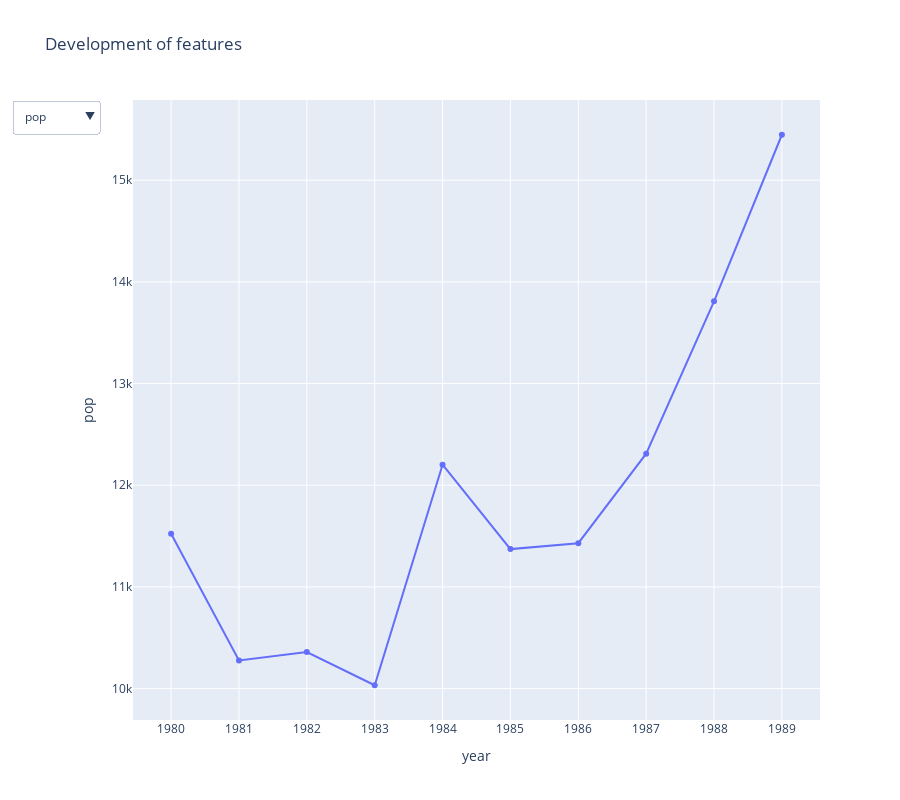

Here is the notebook cell this chart was saved with:
### Code cell
# Create the initial scatter plot
fig = go.Figure()

fig.add_trace(go.Scatter(
    x=dev_genres_df['year'],
    y=dev_genres_df['pop'],
    #mode='markers',
    name='Pop'
))

# Create the dropdown menu
dropdown_menu = go.layout.Updatemenu(
    buttons=list([
        dict(
            args=[
                {'y': [dev_genres_df[option]]}, 
                {'yaxis': {'title': option.capitalize()}}
            ],
            label=option,
            method='update'
        )
        for option in features
    ]),
    direction='down',
    showactive=True,
)

# Update the layout with dropdown menu and initial y-axis title
fig.update_layout(
    height = 800,
    updatemenus=[dropdown_menu],
    yaxis_title='pop',
    xaxis_title='year',
    title='Development of features'
)

fig.show()

### Figure 1 — Plotly figure (JSON) as saved in the notebook; plotly's stock layout.template omitted (floating-point values rounded to 4 significant figures)
{"data": [{"name": "Pop", "type": "scatter", "x": ["1980", "1981", "1982", "1983", "1984", "1985", "1986", "1987", "1988", "1989"], "y": [11523, 10277, 10359, 10033, 12202, 11372, 11430, 12310, 13809, 15447]}], "layout": {"height": 800, "title": {"text": "Development of features"}, "updatemenus": [{"buttons": [{"args": [{"y": [[11523, 10277, 10359, 10033, 12202, 11372, 11430, 12310, 13809, 15447]]}, {"yaxis": {"title": "Pop"}}], "label": "pop", "method": "update"}, {"args": [{"y": [[8459, 8302, 7874, 8292, 8837, 8721, 9258, 10706, 11045, 12441]]}, {"yaxis": {"title": "Rock"}}], "label": "rock", "method": "update"}, {"args": [{"y": [[5302, 5424, 5393, 6917, 7017, 7751, 9244, 12349, 16545, 17686]]}, {"yaxis": {"title": "Classical"}}], "label": "classical", "method": "update"}, {"args": [{"y": [[2248, 2471, 2185, 3433, 3047, 3443, 3824, 4458, 6465, 6178]]}, {"yaxis": {"title": "German"}}], "label": "german", "method": "update"}, {"args": [{"y": [[2601, 2117, 2239, 1998, 2250, 2450, 2956, 3599, 4639, 5212]]}, {"yaxis": {"title": "Jazz"}}], "label": "jazz", "method": "update"}, {"args": [{"y": [[3065, 2177, 41, 2416, 2564, 2779, 3772, 4267, 4272, 4700]]}, {"yaxis": {"title": "Folk"}}], "label": "folk", "method": "update"}, {"args": [{"y": [[2165, 2455, 2417, 2366, 2419, 2251, 2322, 2510, 2736, 2634]]}, {"yaxis": {"title": "Punk"}}], "label": "punk", "method": "update"}, {"args": [{"y": [[737, 823, 803, 1114, 1532, 1612, 1807, 2293, 2380, 2660]]}, {"yaxis": {"title": "Metal"}}], "label": "metal", "method": "update"}, {"args": [{"y": [[1804, 1711, 44, 1483, 1265, 1640, 1628, 1876, 1930, 2165]]}, {"yaxis": {"title": "Country"}}], "label": "country", "method": "update"}, {"args": [{"y": [[888, 1139, 962, 1129, 1365, 1193, 1278, 1498, 2167, 2598]]}, {"yaxis": {"title": "French"}}], "label": "french", "method": "update"}], "direction": "down", "showactive": true}], "xaxis": {"title": {"text": "year"}}, "yaxis": {"title": {"text": "pop"}}}}
